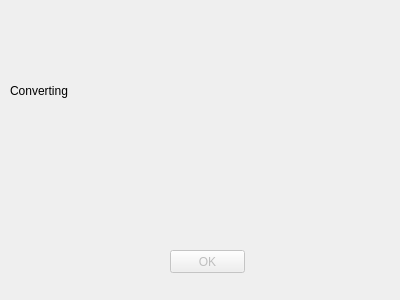
<?xml version="1.0" encoding="UTF-8"?>
<ui version="4.0">
 <class>Status</class>
 <widget class="QDialog" name="Status">
  <property name="geometry">
   <rect>
    <x>0</x>
    <y>0</y>
    <width>400</width>
    <height>300</height>
   </rect>
  </property>
  <property name="windowTitle">
   <string>Dialog</string>
  </property>
  <widget class="QPushButton" name="btn_ok">
   <property name="enabled">
    <bool>false</bool>
   </property>
   <property name="geometry">
    <rect>
     <x>170</x>
     <y>250</y>
     <width>75</width>
     <height>23</height>
    </rect>
   </property>
   <property name="text">
    <string>OK</string>
   </property>
   <property name="flat">
    <bool>false</bool>
   </property>
  </widget>
  <widget class="QLabel" name="label">
   <property name="geometry">
    <rect>
     <x>10</x>
     <y>20</y>
     <width>371</width>
     <height>141</height>
    </rect>
   </property>
   <property name="text">
    <string>Converting</string>
   </property>
   <property name="wordWrap">
    <bool>true</bool>
   </property>
  </widget>
  <widget class="QLabel" name="label_2">
   <property name="geometry">
    <rect>
     <x>10</x>
     <y>110</y>
     <width>59</width>
     <height>18</height>
    </rect>
   </property>
   <property name="text">
    <string/>
   </property>
  </widget>
 </widget>
 <resources/>
 <connections/>
</ui>
